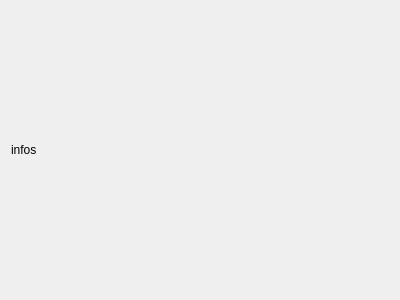
<?xml version="1.0" encoding="UTF-8"?>
<ui version="4.0">
<comment>
 * Released as open source by Gabriel Caudrelier
 *
 * Developed by Gabriel Caudrelier, gabriel dot caudrelier at gmail dot com
 *
 * https://github.com/metrodango/pip3line
 *
 * Released under AGPL see LICENSE for more information
</comment>
 <class>ConnectionsInfosWidget</class>
 <widget class="QWidget" name="ConnectionsInfosWidget">
  <property name="geometry">
   <rect>
    <x>0</x>
    <y>0</y>
    <width>400</width>
    <height>300</height>
   </rect>
  </property>
  <property name="windowTitle">
   <string>Form</string>
  </property>
  <layout class="QVBoxLayout" name="mainLayout">
   <item>
    <widget class="QLabel" name="ConnectionsInfoslabel">
     <property name="sizePolicy">
      <sizepolicy hsizetype="Preferred" vsizetype="Maximum">
       <horstretch>0</horstretch>
       <verstretch>0</verstretch>
      </sizepolicy>
     </property>
     <property name="text">
      <string>infos</string>
     </property>
    </widget>
   </item>
  </layout>
 </widget>
 <resources/>
 <connections/>
</ui>
